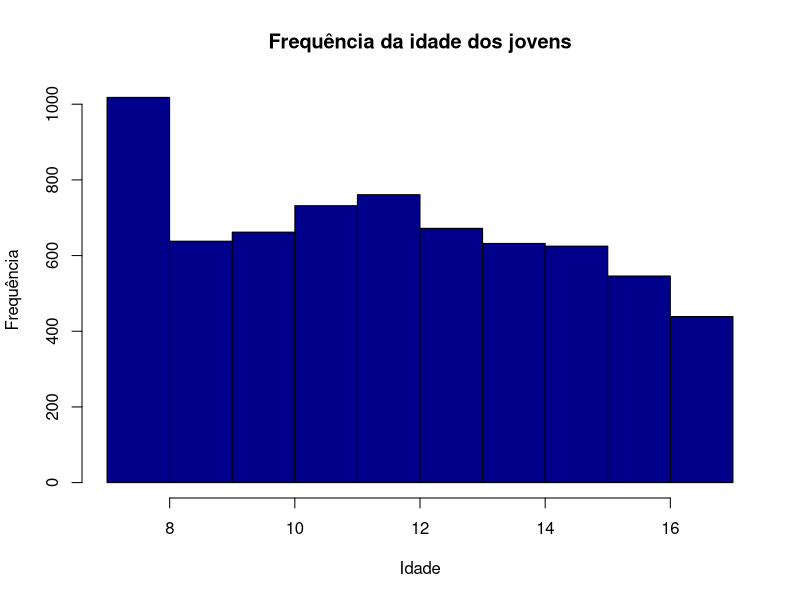
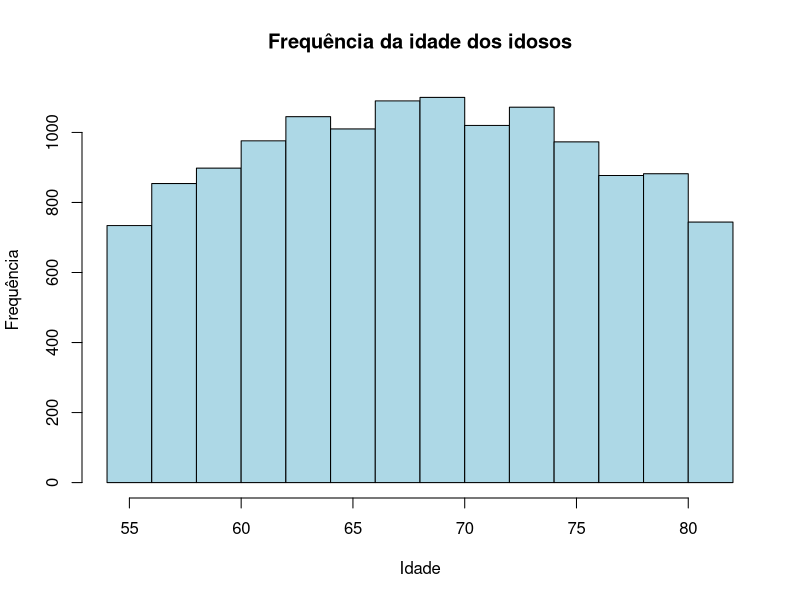
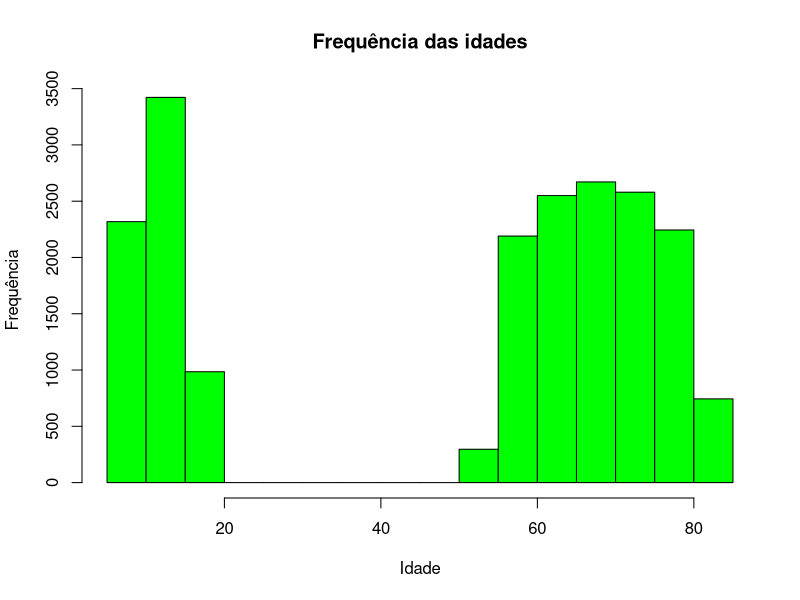
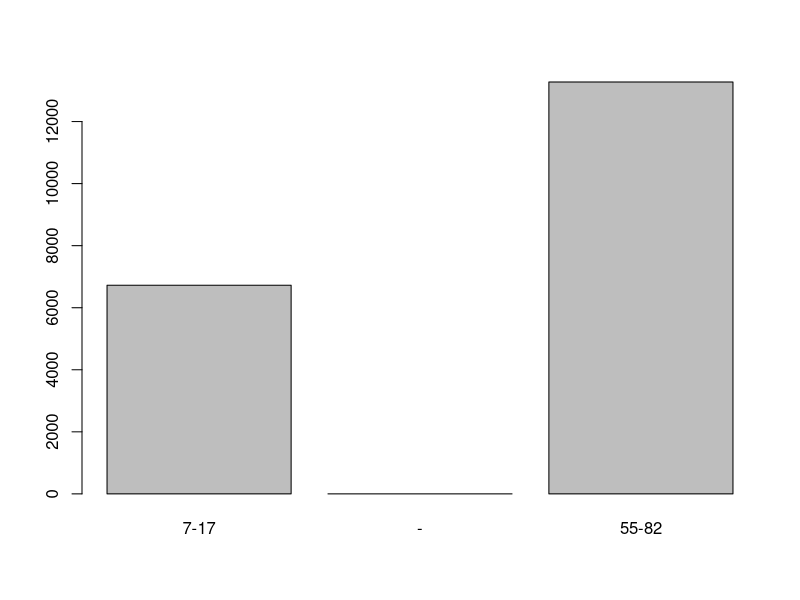

R code for these plots, in order:
# Projeto de Simulação de Cenários
# Integrantes: 
# Guilherme Aoki - 04251081
# Igor Cardoso - 04251001
# Lucas Hideo - 04251030

p <- 189000
n <- 20000

set.seed(123)

# Gerando um número aleatório para separar jovens de idosos do total
numeroAleatorio <- round(runif(1, 5000, 11000))
numeroAleatorio

# Crianças
criancas <- round(numeroAleatorio)
idade_criancas <- abs(round(rnorm(criancas, 12, 5)))

# Idades apenas entre 7 e 17 anos.
for (i in 1:length(idade_criancas)) {
  if (idade_criancas[i] < 7 | idade_criancas[i] > 17) {
    idade_criancas[i] <- round(runif(1, 7, 17))
  }
}

# Idosos - Considerando 60% do total
idosos <- round(20000 - numeroAleatorio)
idade_idosos <- abs(round(rnorm(idosos, 69, 14)))

# Idades apenas entre 55 e 82 anos.

for (i in 1:length(idade_idosos)) {
  if (idade_idosos[i] < 55 | idade_idosos[i] > 82) {
    idade_idosos[i] <- round(runif(1, 55, 82))
  }
}


idade <- c(idade_criancas, idade_idosos)
idade

hist(idade_criancas,
     main = "Frequência da idade dos jovens",
     xlab = "Idade",
     ylab = "Frequência",
     col = "darkblue")

hist(idade_idosos,
     main = "Frequência da idade dos idosos",
     xlab = "Idade",
     ylab = "Frequência",
     col = "lightblue")

hist(idade,
     main = "Frequência das idades",
     xlab = "Idade",
     ylab = "Frequência",
     col = "green")


faixa_etaria <- cut(idade, 
                    breaks = c(6, 17, 54, 82),
                    labels = c("7-17", "-", "55-82"),
                    ordered = TRUE)
barplot(table(faixa_etaria))


conveniado <- rbinom(n, 1, 0.32)
conveniado
atendimento <- data.frame(conveniado, idade)


frequencia <- table(idade)
frequencia_crianca <- table(idade_criancas)
frequencia_idoso <- table(idade_idosos)
max_frequencia_total <- as.numeric(names(which.max(frequencia)))
max_frequencia_crianca <- as.numeric(names(which.max(frequencia_crianca)))
max_frequencia_idoso <- as.numeric(names(which.max(frequencia_idoso)))

max_frequencia_total
max_frequencia_crianca
max_frequencia_idoso

